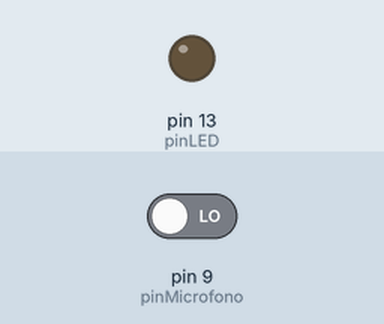
This sketch was run on a simulated Arduino Uno, built with avr-gcc and run on an emulated ATmega328P. Shown: output pins drawn as LEDs (lit = HIGH). The inputs (shaded band) are chosen by the test bench; at power-on: pin 9 (pinMicrofono) LOW.

Above: at 1.2 s.
1.3 s: pin 9 (pinMicrofono) driven HIGH
At 1.9 s:
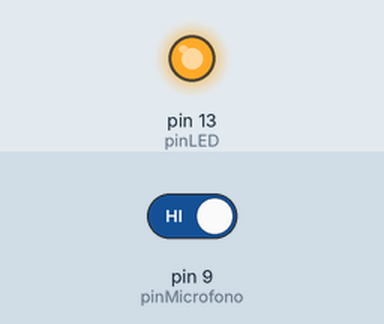
2.8 s: pin 9 (pinMicrofono) driven LOW
At 4.2 s:
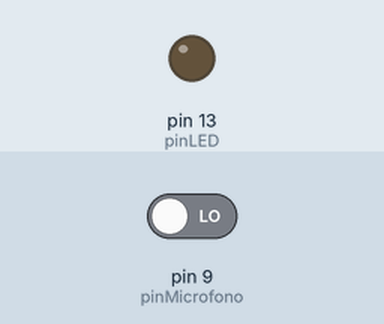
Timing chart, 0 to 5.8 s (numbered marks = the images above; inputs shaded):
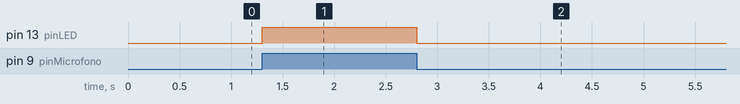

Measured:
- after the input at 1.3 s, pin 13 (pinLED): LOW → HIGH at once
- after the input at 2.8 s, pin 13 (pinLED): HIGH → LOW at once

The sketch:

microphone.ino
```cpp
// ky-038 small microfone module

const int pinMicrofono = 9;  // Pin donde está conectado el micrófono
const int pinLED = 13;  // Pin del LED

void setup() {
  pinMode(pinLED, OUTPUT);
  pinMode(pinMicrofono, INPUT);
}

void loop() {
  bool sonidoDetectado = digitalRead(pinMicrofono);
  if (sonidoDetectado) {
    digitalWrite(pinLED, HIGH);
  } else {
    digitalWrite(pinLED, LOW);
  }
  delay(100);
}
```
